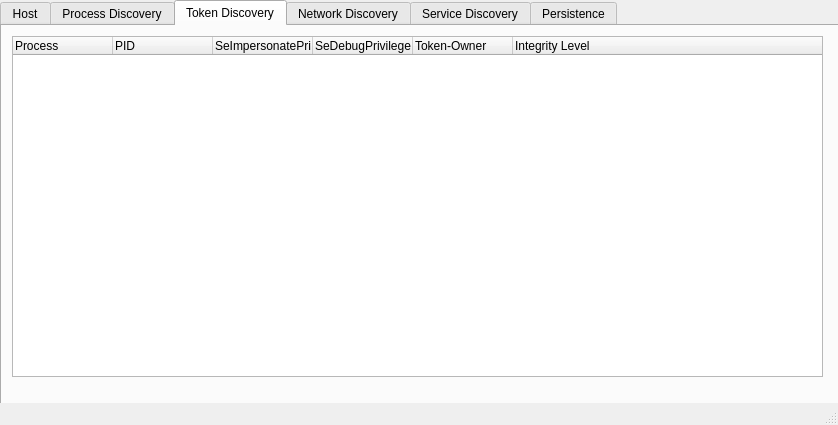
<?xml version="1.0" encoding="UTF-8"?>
<ui version="4.0">
 <class>MainWindow</class>
 <widget class="QMainWindow" name="MainWindow">
  <property name="geometry">
   <rect>
    <x>0</x>
    <y>0</y>
    <width>838</width>
    <height>425</height>
   </rect>
  </property>
  <property name="windowTitle">
   <string>Blue Bear</string>
  </property>
  <widget class="QWidget" name="centralwidget">
   <widget class="QTabWidget" name="tabWidget">
    <property name="geometry">
     <rect>
      <x>0</x>
      <y>0</y>
      <width>861</width>
      <height>731</height>
     </rect>
    </property>
    <property name="currentIndex">
     <number>2</number>
    </property>
    <widget class="QWidget" name="tab">
     <attribute name="title">
      <string>Host</string>
     </attribute>
     <widget class="QLabel" name="label">
      <property name="geometry">
       <rect>
        <x>10</x>
        <y>10</y>
        <width>121</width>
        <height>21</height>
       </rect>
      </property>
      <property name="font">
       <font>
        <family>Consolas</family>
        <bold>true</bold>
       </font>
      </property>
      <property name="text">
       <string>Host Information</string>
      </property>
     </widget>
     <widget class="QTableWidget" name="tableWidget">
      <property name="geometry">
       <rect>
        <x>10</x>
        <y>50</y>
        <width>791</width>
        <height>291</height>
       </rect>
      </property>
      <property name="font">
       <font>
        <family>Consolas</family>
        <bold>true</bold>
       </font>
      </property>
      <property name="lineWidth">
       <number>5</number>
      </property>
      <property name="midLineWidth">
       <number>0</number>
      </property>
      <property name="editTriggers">
       <set>QAbstractItemView::EditTrigger::NoEditTriggers</set>
      </property>
      <attribute name="horizontalHeaderCascadingSectionResizes">
       <bool>false</bool>
      </attribute>
      <attribute name="horizontalHeaderDefaultSectionSize">
       <number>130</number>
      </attribute>
      <attribute name="verticalHeaderCascadingSectionResizes">
       <bool>false</bool>
      </attribute>
      <attribute name="verticalHeaderShowSortIndicator" stdset="0">
       <bool>false</bool>
      </attribute>
      <attribute name="verticalHeaderStretchLastSection">
       <bool>false</bool>
      </attribute>
      <row>
       <property name="text">
        <string/>
       </property>
      </row>
      <row>
       <property name="text">
        <string/>
       </property>
      </row>
      <row>
       <property name="text">
        <string/>
       </property>
      </row>
      <row>
       <property name="text">
        <string/>
       </property>
      </row>
      <row>
       <property name="text">
        <string/>
       </property>
      </row>
      <row>
       <property name="text">
        <string/>
       </property>
      </row>
      <column>
       <property name="text">
        <string>Hostname</string>
       </property>
      </column>
      <column>
       <property name="text">
        <string>Windows Version/Build</string>
       </property>
      </column>
      <column>
       <property name="text">
        <string>Architecture</string>
       </property>
      </column>
      <column>
       <property name="text">
        <string>Domain/Workgroup</string>
       </property>
      </column>
      <column>
       <property name="text">
        <string>Users Found</string>
       </property>
      </column>
      <column>
       <property name="text">
        <string>System Uptime</string>
       </property>
      </column>
      <item row="0" column="0">
       <property name="text">
        <string/>
       </property>
      </item>
      <item row="0" column="1">
       <property name="text">
        <string>gf</string>
       </property>
      </item>
      <item row="0" column="2">
       <property name="text">
        <string>gf</string>
       </property>
      </item>
      <item row="0" column="3">
       <property name="text">
        <string>No Domain Found!</string>
       </property>
      </item>
      <item row="0" column="4">
       <property name="text">
        <string>N/A</string>
       </property>
      </item>
     </widget>
    </widget>
    <widget class="QWidget" name="tab_2">
     <attribute name="title">
      <string>Process Discovery</string>
     </attribute>
     <widget class="QTreeWidget" name="tableWidget_2">
      <property name="geometry">
       <rect>
        <x>10</x>
        <y>10</y>
        <width>801</width>
        <height>341</height>
       </rect>
      </property>
      <property name="columnCount">
       <number>3</number>
      </property>
      <column>
       <property name="text">
        <string>Process </string>
       </property>
      </column>
      <column>
       <property name="text">
        <string>PID</string>
       </property>
      </column>
      <column>
       <property name="text">
        <string>Modules/DLL's</string>
       </property>
      </column>
     </widget>
    </widget>
    <widget class="QWidget" name="tab_3">
     <attribute name="title">
      <string>Token Discovery</string>
     </attribute>
     <widget class="QTreeWidget" name="treeWidget">
      <property name="geometry">
       <rect>
        <x>10</x>
        <y>10</y>
        <width>811</width>
        <height>341</height>
       </rect>
      </property>
      <column>
       <property name="text">
        <string notr="true">Process</string>
       </property>
      </column>
      <column>
       <property name="text">
        <string>PID</string>
       </property>
      </column>
      <column>
       <property name="text">
        <string>SeImpersonatePrivilege?</string>
       </property>
      </column>
      <column>
       <property name="text">
        <string>SeDebugPrivilege?</string>
       </property>
      </column>
      <column>
       <property name="text">
        <string>Token-Owner</string>
       </property>
      </column>
      <column>
       <property name="text">
        <string>Integrity Level</string>
       </property>
      </column>
     </widget>
    </widget>
    <widget class="QWidget" name="tab_4">
     <attribute name="title">
      <string>Network Discovery</string>
     </attribute>
    </widget>
    <widget class="QWidget" name="tab_5">
     <attribute name="title">
      <string>Service Discovery</string>
     </attribute>
    </widget>
    <widget class="QWidget" name="tab_6">
     <attribute name="title">
      <string>Persistence</string>
     </attribute>
    </widget>
   </widget>
  </widget>
  <widget class="QMenuBar" name="menubar">
   <property name="geometry">
    <rect>
     <x>0</x>
     <y>0</y>
     <width>838</width>
     <height>21</height>
    </rect>
   </property>
  </widget>
  <widget class="QStatusBar" name="statusbar"/>
 </widget>
 <resources/>
 <connections/>
</ui>
